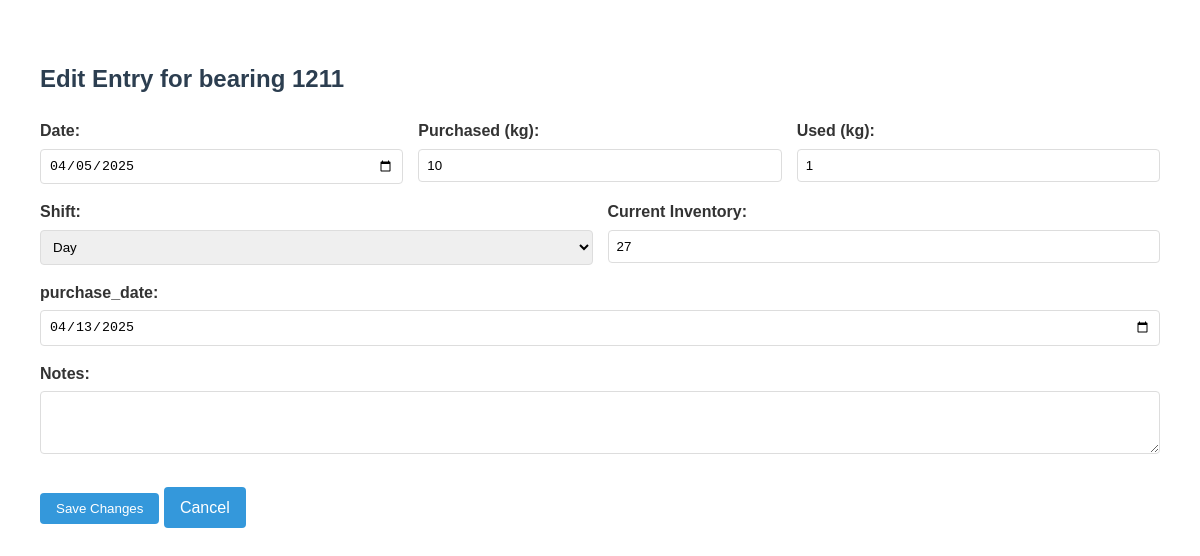
Before: /edit_entry/1/1 with the older database file.
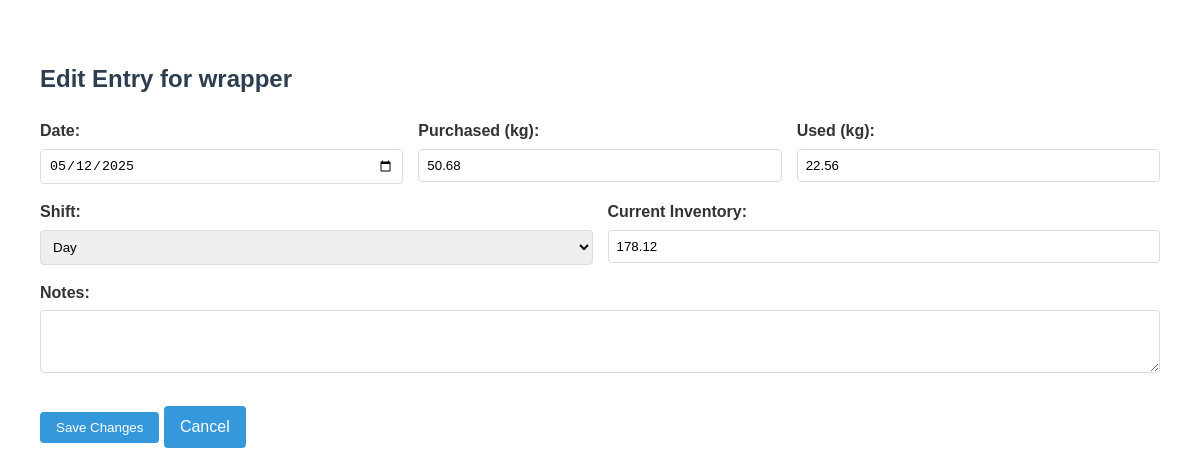
After: the same page with the newer database file.
### tables this page shows
CREATE TABLE items
                     (id INTEGER PRIMARY KEY AUTOINCREMENT,
                      name TEXT UNIQUE,
                      item_type TEXT,
                      item_unit TEXT,
                      minimum_inventory REAL,
                      current_inventory REAL check(current_inventory >= 0) default 0,
                      init_inventory_pm REAL,
                      updated_at TIMESTAMP DEFAULT CURRENT_TIMESTAMP,
                      custom_fields TEXT);

CREATE TABLE item_wrapper (id INTEGER PRIMARY KEY AUTOINCREMENT, item_id INTEGER NOT NULL REFERENCES items(id) ON DELETE CASCADE, purchased_kg REAL, used_kg REAL, date DATE, current_inventory REAL CHECK(current_inventory >= 0) default 0, shift TEXT, notes TEXT);

### app.py (the view, shortened to what this page needs)
@app.route('/edit_entry/<int:item_id>/<int:entry_id>', methods=['GET', 'POST'])
def edit_entry(item_id, entry_id):
    conn = get_db_connection()
    try:
        c = conn.cursor()
        c.execute('SELECT name, item_type, item_unit, minimum_inventory, current_inventory, custom_fields FROM items WHERE id = ?', (item_id,))
        item = c.fetchone()
        if not item:
            return "Item not found", 404
        item_name, item_type, item_unit, min_inv, cur_inv, custom_fields_str = item
        custom_fields = json.loads(custom_fields_str) if custom_fields_str else {}
        table_name = f"item_{normalize_names(item_name)}"
        c.execute(f'SELECT * FROM {table_name} WHERE id = ?', (entry_id,))
        columns = [col[0] for col in c.description]
        entry_data = dict(zip(columns, c.fetchone()))
        return render_template('edit_entry.html',
                            item_id=item_id,
                            item_name=item_name,
                            item_unit=item_unit,
                            entry=entry_data,
                            custom_fields=custom_fields,
                            current_date=datetime.now().strftime('%Y-%m-%d'))
    except sqlite3.Error as e:
        conn.rollback()
        return f"Error editing entry: {e}", 500
    finally:
        conn.close()

### app.py (called while the page is built)
@app.context_processor
def inject_datetime():
    return {'datetime': datetime}

def get_db_connection():
    conn = sqlite3.connect(DATABASE)
    conn.execute("PRAGMA foreign_keys = ON")
    return conn

def normalize_names(names: str) -> str:
    char_map = {
            '.': '_dot_',
            '/': '_slash_',
            '*': '_star_',
            '-': '_dash_',      # Space becomes regular underscore
    }
    print(names  + "!!!!!!!!!!!!!!!!!!!!!!!!!!!!!!!!")
    for char, replacement in char_map.items():
        names = names.replace(char, replacement)
    if names and names[0].isdigit():
        names = 'n' + names
    names = names.lower()
    return re.sub(r'[^A-Za-z0-9]', '_', names)

### templates/edit_entry.html (shortened to what this page needs)
{% extends "base.html" %}
{% block content %}
    <h2>Edit Entry for {{ item_name }}</h2>
    <form method="POST">
        <div class="form-row">
            <div class="form-group">
                <label for="date">Date:</label>
                <input type="date" id="date" name="date"
                       value="{{ entry.date }}" required>
            </div>
            <div class="form-group">
                <label for="purchased">Purchased ({{ item_unit }}):</label>
                <input type="number" id="purchased" name="purchased"
                       value="{{ entry['purchased_' + item_unit] }}" min="0" step="0.001" required>
            </div>
            <div class="form-group">
                <label for="used">Used ({{ item_unit }}):</label>
                <input type="number" id="used" name="used"
                       value="{{ entry['used_' + item_unit] }}" min="0" step="0.001" required>
            </div>
        </div>
        <div class="form-row">
            <div class="form-group">
                <label for="shift">Shift:</label>
                <select id="shift" name="shift" required>
                    <option value="day" {% if entry.shift == 'day' %}selected{% endif %}>Day</option>
                </select>
            </div>
            <div class="form-group">
                <label for="current_inventory">Current Inventory:</label>
                <input type="number" id="current_inventory" name="current_inventory"
                       value="{{ entry.current_inventory }}" min="0" readonly>
            </div>
        </div>
        {% for field_name, field_type in custom_fields.items() %}
            <div class="form-group">
                <label for="custom_{{ field_name }}">{{ field_name }}:</label>
                {% if field_type == 'number' %}
                    <input type="number" id="custom_{{ field_name }}"
                           name="custom_{{ field_name }}"
                           value="{{ entry.get(field_name, 0) }}" step="0.001">
                {% elif field_type == 'date' %}
                    <input type="date" id="custom_{{ field_name }}"
                           name="custom_{{ field_name }}"
                           value="{{ entry.get(field_name, '') }}">
                {% else %}
                    <input type="text" id="custom_{{ field_name }}"
                           name="custom_{{ field_name }}"
                           value="{{ entry.get(field_name, '') }}">
                {% endif %}
            </div>
        {% endfor %}
        <div class="form-group">
            <label for="notes">Notes:</label>
            <textarea id="notes" name="notes" rows="3">{{ entry.notes }}</textarea>
        </div>
        <div class="form-actions">
            <button type="submit" class="btn btn-primary">Save Changes</button>
            <a href="{{ url_for('item_form', item_id=item_id) }}" class="btn btn-secondary">Cancel</a>
        </div>
    </form>
{% endblock %}

Changed rows visible on the page:
no longer on this page (row unchanged): item_bearing_1211: date "04/05/2025", shift "Day", current_inventory "27", get "04/13/2025"
changed items "kg": name "bearing 1211" → "wrapper"; purchased "10" → "50.68"; used "1" → "22.56"
now on this page (row unchanged): item_wrapper: date "05/12/2025", shift "Day", current_inventory "178.12"
Other visible differences:
list line gone: "purchase_date :"
